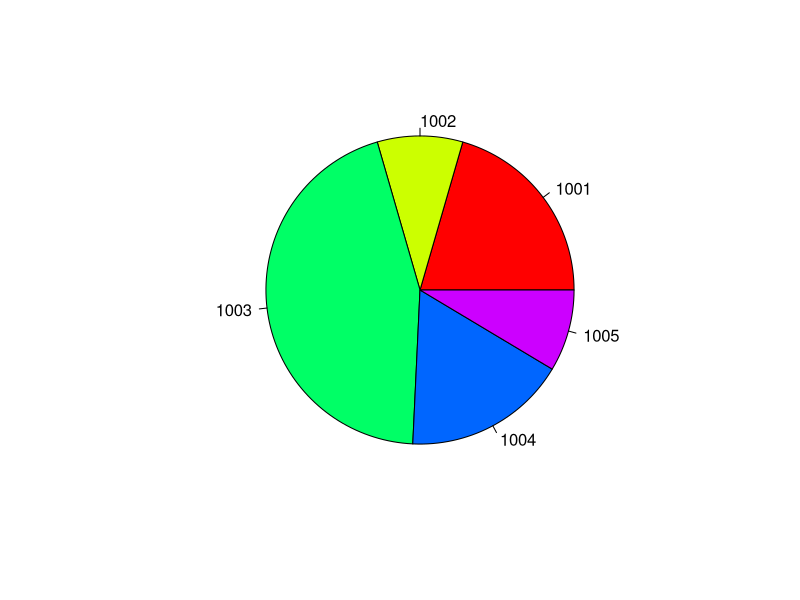

The R source for this figure:
dat<-data.frame(EMP_ID=c(1001,1002,1003,1004,1005),BASIC_PAY=c(55000,24000,120000,46000,23000),DA=c("3%","5%","3%","7%","4%"),HRA=c("8%","8%","9%","5%","7%"),GROSS_SALARY=c(61050,27120,NA,45520,25530))
gross_sal_range<-range(dat$GROSS_SALARY,na.rm=TRUE)
print(gross_sal_range)
avg_basic_pay<-sum(dat$BASIC_PAY)/length(dat$BASIC_PAY)
print(avg_basic_pay)
emp_id_na<-dat[which(is.na(dat$GROSS_SALARY)),"EMP_ID"]
print(emp_id_na)
pie(dat$BASIC_PAY,labels=dat$EMP_ID,col=rainbow(length(dat$BASIC_PAY)))